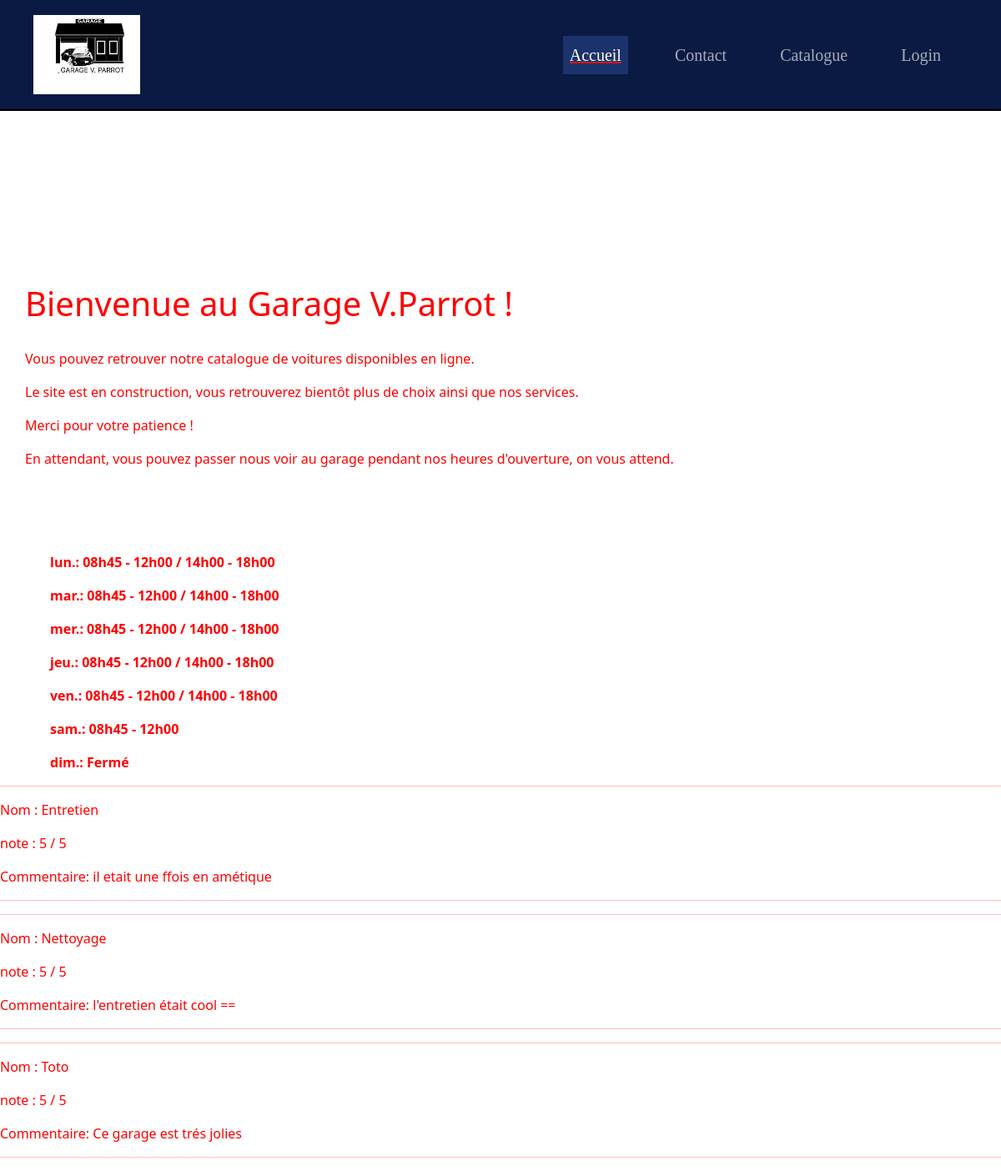
The page / on the database its author committed.
### compte/models.py (models this page shows)
class Livre_dor(models.Model):
    nom = models.CharField(max_length=50)
    prenom = models.CharField(max_length=50)
    commentaire = models.CharField(max_length=500)
    note = models.IntegerField()
    verifier = models.BooleanField(default=False)
    def __str__(self):
        return self.nom

### main/views.py (the view)
# urls.py: path('', index, name='index'),
def index(request):
    avis = Livre_dor.objects.all()
    print(avis)
    context={
        'avis' : avis,
        'navbar': 'index'}
    return render(request, 'index.html',context)

### main/templates/index.html (shortened to what this page needs)
{% extends "base.html" %}
{% load static %}
{% block head %}
<link rel="stylesheet" href="{% static 'index.css' %}">
{% endblock head %}
{% block content %}
<h1> Bienvenue au Garage V.Parrot !</h1>
<div class="description">
    <p>Vous pouvez retrouver notre catalogue de voitures disponibles en ligne.</p>
    <p>Le site est en construction, vous retrouverez bientôt plus de choix ainsi que nos services.</p>
    <p>Merci pour votre patience !</p>
    <p>En attendant, vous pouvez passer nous voir au garage pendant nos heures d'ouverture, on vous attend.</p>
</div>
<div class="horaires">
    <p>lun.: 08h45 - 12h00 / 14h00 - 18h00</p>
    <p>mar.: 08h45 - 12h00 / 14h00 - 18h00</p>
    <p>mer.: 08h45 - 12h00 / 14h00 - 18h00</p>
    <p>jeu.: 08h45 - 12h00 / 14h00 - 18h00</p>
    <p>ven.: 08h45 - 12h00 / 14h00 - 18h00</p>
    <p>sam.: 08h45 - 12h00</p>
    <p>dim.: Fermé</p>
</div>
    {% for avis in avis %}
    <hr>
        <p> Nom : {{ avis.nom }}</p>
        <p> note : {{ avis.note }} / 5</p>
        <p> Commentaire: {{ avis.commentaire }}</p>
    <hr>
    {% endfor %}
{% endblock content %}

### main/static/index.css (style rules this page uses)
h1 { margin-top: 340px; margin-left: 30px; }
.description { margin-top: 30px; margin-left: 30px; }
.horaires { margin-top: 100px; margin-left: 60px; font-weight: bolder; color: red; }
body { color : red; }

### rows shown on the page
Livre_dor: nom "Entretien", note "5", commentaire "il etait une ffois en amétique"
Livre_dor: nom "Nettoyage", note "5", commentaire "l'entretien était cool =="
Livre_dor: nom "Toto", note "5", commentaire "Ce garage est trés jolies"
